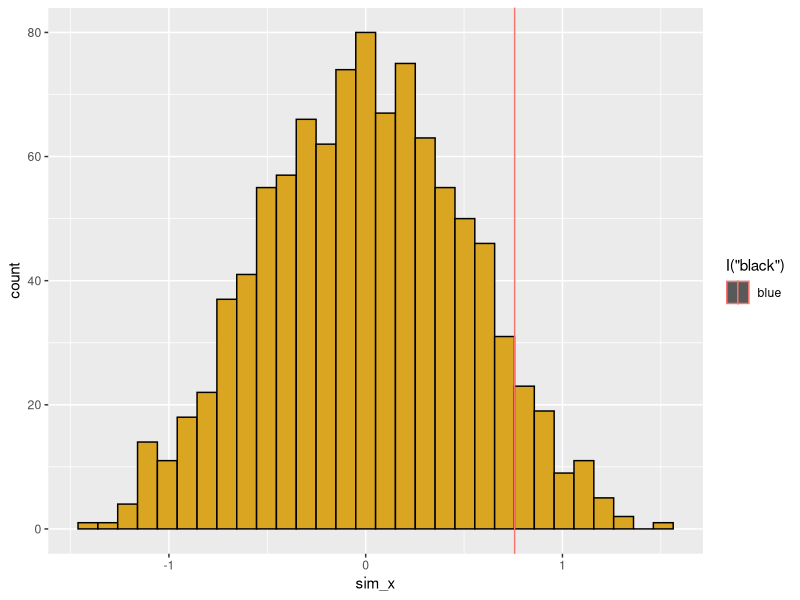

Source code (R):
# ---------------------------------------------
# Randomization tests
# 03 Apr 2020
# JCS
# ---------------------------------------------

# Statisical p is probability of obtaining the observed results (or something more extreme) if the null hypothesis were true p(data|H0)

# Null hypothesis of "no effect"
# variation is caused by measureemnt error ot other unspecified (and less important) sources of variation

# two advantages of randomization tests: 
# relaxes assumptions of standard parametric tests (normality, balances sample sizes, common variance)
# gives a more intuitive understanding of statistical probability

# Steps in randomization test --------------------------------

# 1. Define a metric X as a single number to represent pattern
# 2. Calculate X(obs) the metric for the empirical (=observed) data that we start with
# 3. Randomize or reshuffle the data. Randomize in a way that would uncouple their assoiciation to treatment groups. Ideally, the randomization only affects the pattern of treatment effects in the data (such as sample sizes) are preserved in the randomization. Simulate the null hypothesis!
# 4. For this single randomization, calculate X(sim). If the null hypothesis is true X(obs) is similar to X(sim). If null hypothesis is false X(obs) is very different from X(sim).
# 5. Repeat steps (3) and (4) many times. (typically n=1000). This will let us visualize as a histogram the distribution of X(sim); distribution of X values when the null hypothesis is true. 
# 6. Estimate the tail probability of the observed metric (or something more extreme) given the null distribution (p(X(obs)|H0).

# Preliminaries --------------------------------

library(ggplot2)
library(TeachingDemos)

# random number generator setting up

set.seed(100)
char2seed("finally Friday") # choose anything that you want for characters
char2seed("finally Friday", set=FALSE) # kicks back what the actual seed is, under the random number sequence

Sys.time()
as.numeric(Sys.time())
my_seed <- as.numeric(Sys.time())  # let the system set the seed and then just save it
set.seed(my_seed)

char2seed("finally Friday") # set the seed for the day

# create treatment groups
trt_group <- c(rep("Control",4),rep("Treatment",5))
print(trt_group)

# create response variable
z <- c(runif(4) + 1, runif(5) + 10) # becomes a vectorized operation
print(z)

# combine vectors into a single data frame
df <- data.frame(trt=trt_group,res=z)
print(df)

# look at means in the two groups
obs <- tapply(df$res, df$trt, mean)
# this function first wants the data (this case the response variable) then the grouping variable. and then give it the function that it is going to apply to that subset of the data
print(obs)

# create a simulated data set -------------------------------- 

# set up a new data frame
df_sim <- df
df_sim$res <- sample(df_sim$res)
# sample reorders the values, keeps the same number of values in each group though
print(df_sim)

# look at the means in the two groups of randomized data
sim <- tapply(df_sim$res ,df_sim$trt, mean)
print(sim)
# the difference between these groups is not as difference, by chance we can get a difference this big

# Build functions --------------------------------

# ---------------------------------------------
# FUNCTION read_data
# description: read in (or generate) data set for analysis
# inputs: file name (or nothing, as in this demo)
# outputs: 3 column data frame of observed data (ID, x, y )
###############################################
read_data <- function(z=NULL) {
  if(is.null(z)){
    x_obs <- 1:20
    y_obs <- x_obs + 10*rnorm(20)
    df <- data.frame(ID=seq_along(x_obs),
                     x_obs,
                     y_obs)}
#  df <- read.table(file=z,
 #                  header = TRUE,
  #                 stringsAsFactors = FALSE)
   return(df)


} # end of read_data
#----------------------------------------------
# read_data() 

# ---------------------------------------------
# FUNCTION get_metric
# description: calculate metric for randomization test
# inputs: 2-column data frame for regression
# outputs: regression slope
###############################################
get_metric <- function(z=NULL) {
  if(is.null(z)){
    x_obs <- 1:20
    y_obs <- x_obs + 10*rnorm(20)
    z <- data.frame(ID=seq_along(x_obs),
                    x_obs,
                    y_obs)}
  
  . <- lm(z[,3]~z[,2])
  . <- summary(.)
  . <- .$coefficients[2,1]
  slope <- .
  return(slope)

} # end of get_metric
#----------------------------------------------
# get_metric()

## . is a temporary holder

# what is coming in to this function is the original data, and what is coming out is the randomized version

# ---------------------------------------------
# FUNCTION shuffle_data
# description: randomize data for regression analysis
# inputs: 3 column data frame (ID, xvar, yvar)
# outputs: 3 column data frame (ID, xvar, yvar)
###############################################
shuffle_data <- function(z=NULL) {
  if(is.null(z)){
    x_obs <- 1:20
    y_obs <- x_obs + 10*rnorm(20)
    z <- data.frame(ID=seq_along(x_obs),
                    x_obs,
                    y_obs)}
  
z[,3] <- sample(z[,3])

return(z)

} # end of shuffle_data
#----------------------------------------------
# shuffle_data()

# ---------------------------------------------
# FUNCTION get_pval
# description: calculate p value from simulation
# inputs: List of observed metric and vector of simulated metrics
# outputs: lower and upper tail probability value
###############################################
get_pval <- function(z=NULL) {
  if(is.null(z)){
    z <- list(rnorm(1),rnorm(1000)) }
  p_lower <- mean(z[[2]]<=z[[1]]) ### asking what is the proportion of the 1000 cases we are looking at for which the simulated value is less thatn the observed value - lower tail probability
  p_upper <- mean(z[[2]]>=z[[1]])

  
return(c(pL=p_lower,pU=p_upper))
} # end of get_pval
#----------------------------------------------
# get_pval() # pvalues together add up to 1 

# ---------------------------------------------
# FUNCTION plot_ran_test
# description: create a ggplot of histogram of simulated values
# inputs: list of observed metric and vector simulated metrics
# outputs: saved ggplot graph
###############################################
plot_ran_test <- function(z=NULL) {
  if(is.null(z)){
    z <- list(rnorm(1),rnorm(1000)) }
  df <- data.frame(ID=seq_along(z[[2]]), sim_x=z[[2]])
  p1 <- ggplot(data=df, mapping=aes(x=sim_x))
  p1 + geom_histogram(mapping=aes(fill=I("goldenrod"),
                                  color=I("black"))) +
    geom_vline(aes(xintercept=z[[1]],col="blue"))

} # end of plot_ran_test
#----------------------------------------------
# plot_ran_test()



# running the code! --------------------------------

n_sim <- 1000 # number of simulated data sets
x_sim <- rep(NA,n_sim) # set up empty vector for simulated slopes

df <- read_data() # get (fake) data
x_obs <- get_metric(df) # get slope of observed data

# (seq_len looks for a single number that creates a sequence)
for (i in seq_len(n_sim)) {
  x_sim[i] <- get_metric(shuffle_data(df)) # run similation
}

slopes <- list(x_obs,x_sim) 
get_pval(slopes)
plot_ran_test(slopes)

# blue line splits into 2 pieces, the observed slope is much higher than most of the simulated


# Two key questions for this:
#1 what is the metric that we are going to use?
#2 proceedure for shuffling the data
